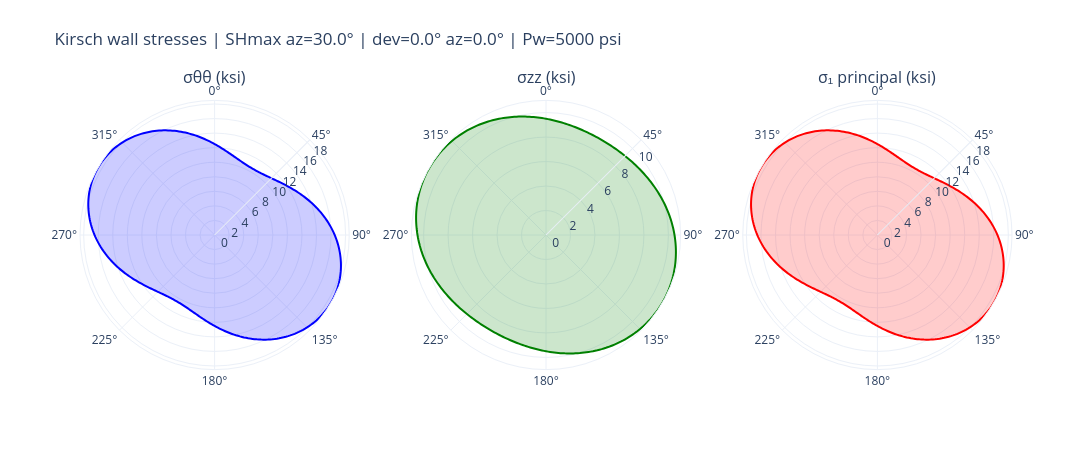

Write notebook code for a chart like this one.
### Markdown cell above
## Polar plot — stress components around the borehole

### Code cell
# Interactive polar plots (0deg = Top-of-Hole, clockwise around the wellbore)
fig = make_subplots(
    rows=1, cols=3,
    specs=[[{"type": "polar"}, {"type": "polar"}, {"type": "polar"}]],
    subplot_titles=("σθθ (ksi)", "σzz (ksi)",
                    "σ₁ principal (ksi)"),
)


def add_polar(col, r, line_color, fill_color):
    fig.add_trace(
        go.Scatterpolar(r=r, theta=theta, mode="lines",
                        line=dict(color=line_color, width=2),
                        fill="toself", fillcolor=fill_color,
                        showlegend=False),
        row=1, col=col,
    )


add_polar(1, wall.sigma_tt / 1000, "blue", "rgba(0,0,255,0.20)")
add_polar(2, wall.sigma_zz / 1000, "green", "rgba(0,128,0,0.20)")
add_polar(3, principals.sigma_1 / 1000, "red", "rgba(255,0,0,0.20)")

for i in range(1, 4):
    key = "polar" if i == 1 else f"polar{i}"
    fig.update_layout(**{key: dict(
        angularaxis=dict(direction="clockwise", rotation=90),
        radialaxis=dict(angle=45, tickangle=45),
    )})

fig.update_layout(
    height=460, width=1200, template="plotly_white",
    title=(f"Kirsch wall stresses | SHmax az={SHMAX_AZIMUTH}° | "
           f"dev={BOREHOLE_DEVIATION}° az={BOREHOLE_AZIMUTH}° | "
           f"Pw={MUD_PRESSURE:.0f} psi"),
    margin=dict(t=90),
)
fig.show()

### Figure 1 — Plotly figure (JSON) as saved in the notebook; plotly's stock layout.template omitted (floating-point values rounded to 4 significant figures; data arrays with more than 128 entries replaced by an {"elided": "..."} marker saying what was removed)
{"data": [{"fill": "toself", "fillcolor": "rgba(0,0,255,0.20)", "line": {"color": "blue", "width": 2}, "mode": "lines", "r": {"elided": "361 float values"}, "showlegend": false, "subplot": "polar", "theta": {"elided": "361 float values"}, "type": "scatterpolar"}, {"fill": "toself", "fillcolor": "rgba(0,128,0,0.20)", "line": {"color": "green", "width": 2}, "mode": "lines", "r": {"elided": "361 float values"}, "showlegend": false, "subplot": "polar2", "theta": {"elided": "361 float values"}, "type": "scatterpolar"}, {"fill": "toself", "fillcolor": "rgba(255,0,0,0.20)", "line": {"color": "red", "width": 2}, "mode": "lines", "r": {"elided": "361 float values"}, "showlegend": false, "subplot": "polar3", "theta": {"elided": "361 float values"}, "type": "scatterpolar"}], "layout": {"annotations": [{"font": {"size": 16}, "showarrow": false, "text": "σθθ (ksi)", "x": 0.1444, "xanchor": "center", "xref": "paper", "y": 1.0, "yanchor": "bottom", "yref": "paper"}, {"font": {"size": 16}, "showarrow": false, "text": "σzz (ksi)", "x": 0.5, "xanchor": "center", "xref": "paper", "y": 1.0, "yanchor": "bottom", "yref": "paper"}, {"font": {"size": 16}, "showarrow": false, "text": "σ₁ principal (ksi)", "x": 0.8556, "xanchor": "center", "xref": "paper", "y": 1.0, "yanchor": "bottom", "yref": "paper"}], "height": 460, "margin": {"t": 90}, "polar": {"angularaxis": {"direction": "clockwise", "rotation": 90}, "domain": {"x": [0.0, 0.2889], "y": [0.0, 1.0]}, "radialaxis": {"angle": 45, "tickangle": 45}}, "polar2": {"angularaxis": {"direction": "clockwise", "rotation": 90}, "domain": {"x": [0.3556, 0.6444], "y": [0.0, 1.0]}, "radialaxis": {"angle": 45, "tickangle": 45}}, "polar3": {"angularaxis": {"direction": "clockwise", "rotation": 90}, "domain": {"x": [0.7111, 1.0], "y": [0.0, 1.0]}, "radialaxis": {"angle": 45, "tickangle": 45}}, "title": {"text": "Kirsch wall stresses | SHmax az=30.0° | dev=0.0° az=0.0° | Pw=5000 psi"}, "width": 1200}}
